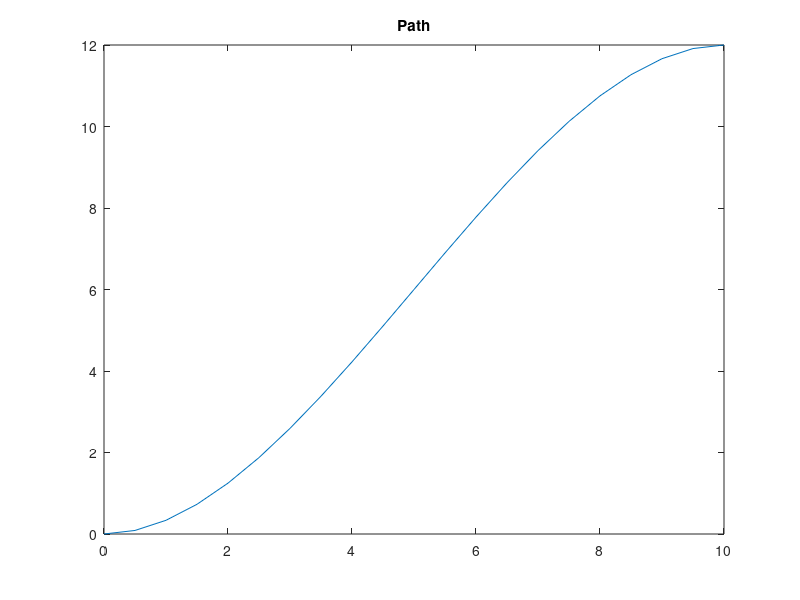
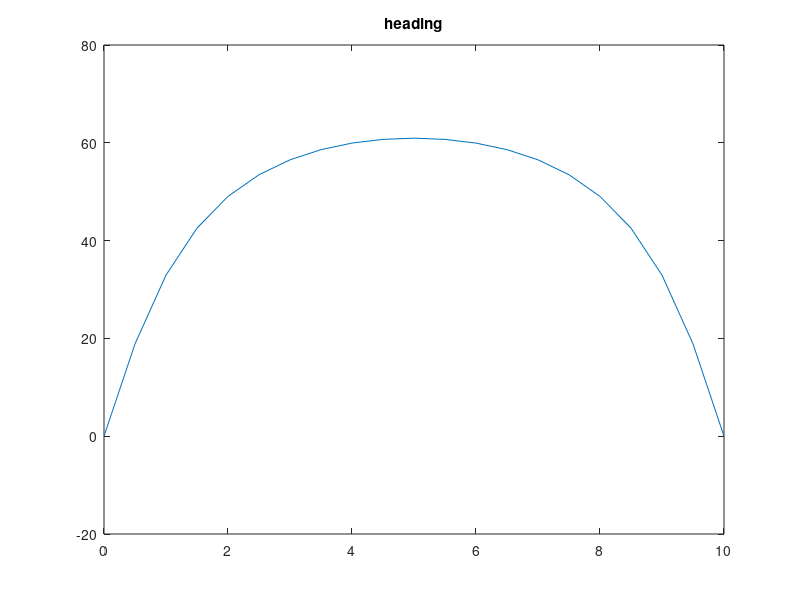
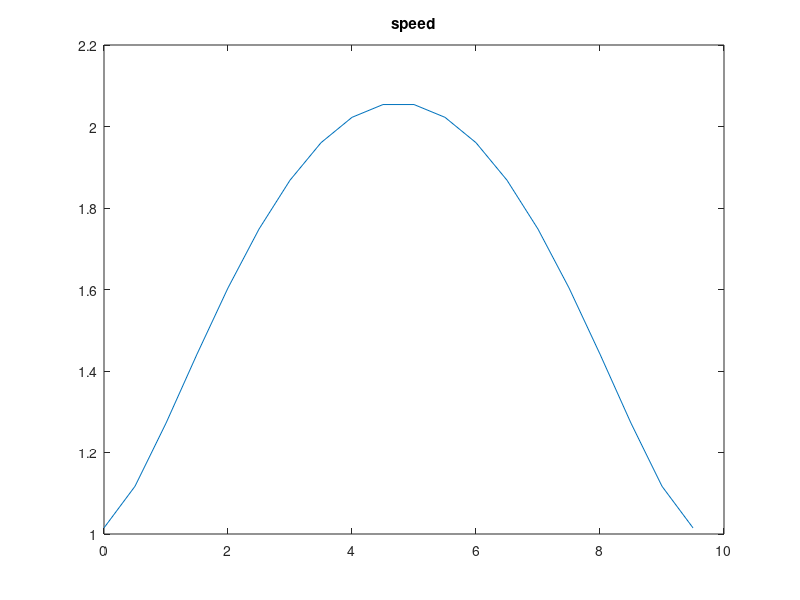
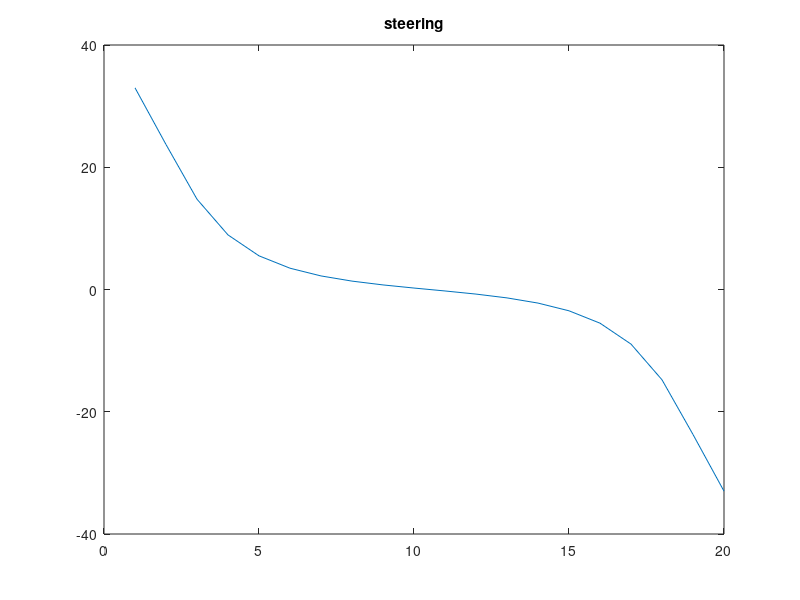

The MATLAB script that drew these images, in order:
clc
clear 
close all
x0 = 0;
y0 = 0;
theta0 = 0;%45*pi/180;
xg = 10;
yg = 12;
thetag = 0;
L = 2;
dt = 0.5;


F = @(P) [y0-P(1)-P(2)*x0-P(3)*x0^2-P(4)*x0^3;
         yg-P(1)-P(2)*xg-P(3)*xg^2-P(4)*xg^3;
         tan(theta0)-P(2)-2*P(3)*x0-3*P(4)*x0^2;
         tan(thetag)-P(2)-2*P(3)*xg-3*P(4)*xg^2];

f0 = rand(1,4);
P = fsolve(F,f0);

x = x0:0.5:xg;
y = P(1) + P(2)*x + P(3)*x.^2 + P(4)*x.^3;
theta = atan(P(2)+2*P(3)*x+3*P(4)*x.^2);
dtheta = theta(2:end)-theta(1:end-1);
dx = x(2:end) - x(1:end-1);
dxdt = dx/dt;
dy = y(2:end) - y(1:end-1);
dydt = dy/dt;
v = sqrt(dxdt.^2+dydt.^2);
del = atan((L./v).*dtheta);
nonhol = dxdt.*sin(theta(1:end-1))-dydt.*cos(theta(1:end-1));
figure
plot(x,y)
title('Path')
figure
plot(x,theta*180/pi)
title('heading')
figure
plot(x(1:end-1),v)
title('speed')
figure
plot(180*del/pi)
title('steering')
figure
plot(nonhol)
title('nonholonomic value')
% for i = length(theta)-1
%     dtheta(i) = theta(i+1)-theta(i)
% end
dd = dxdt.*tan(theta(1:end-1))
nonhol2 = dxdt.*sin(theta(1:end-1))-dd.*cos(theta(1:end-1))


